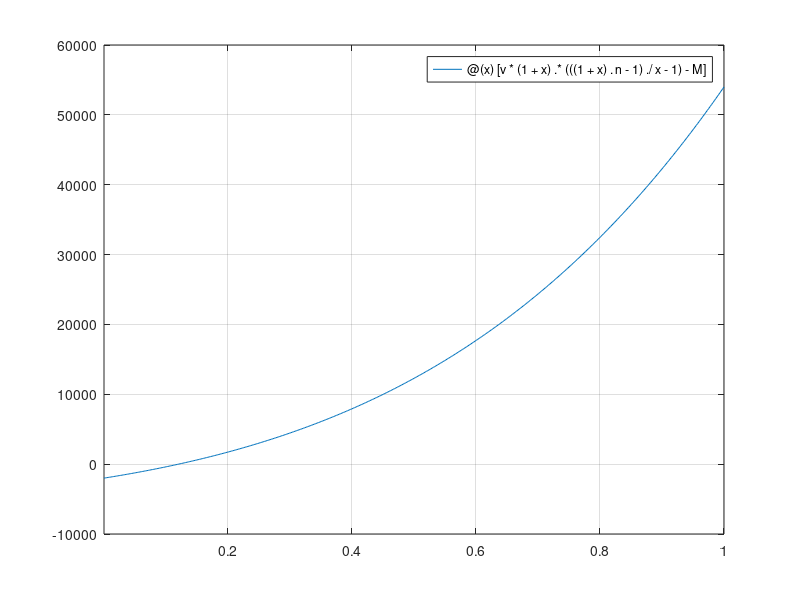

This chart was generated by the following MATLAB code: (Note: this script raises an error after producing the figure.)
a=1.e-4; b=1; nmax=100; tol=1.e-8;
M=6000; v=1000; n=5;
f=@(x)[v*(1+x).*(((1+x).^n-1)./x-1)-M];
figure(1); clf
fplot(f,[a,b])
grid on

%%
fprintf('Bisezione\n')
[zero,res,iter]=bisection(f,a,b,tol,nmax)
hold on
plot(zero,res,'r*')

%%fprintf('Newton \n')
df=@(x)v*( ((1+x).^n-1)./x-1+(1+x).*...
    (n*x.*(1+x).^(n-1)-(1+x).^n+1)./x.^2);
x0=0.01;
[zero,res,iter]=newton(f,df,x0,tol,nmax)
hold on
plot(zero,res,'go')

%%
fprintf('Secanti\n')
x0=0.01; x1=0.4;
[zero,res,iter]=secanti(f,x0,x1,tol,nmax)
hold on
plot(zero,res,'bs')
